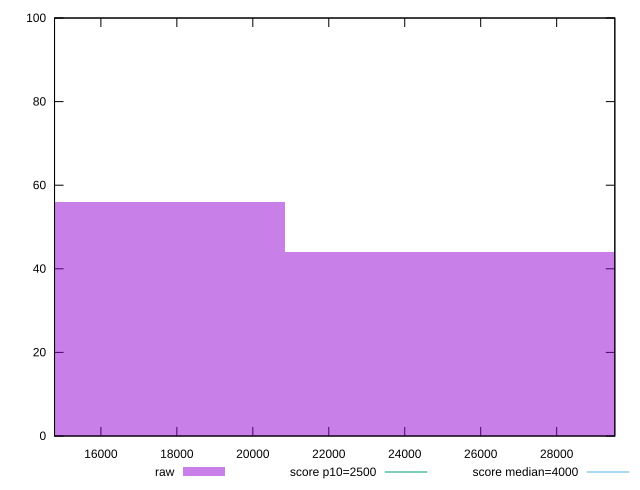

Write the gnuplot code that produced this figure.
reset

$raw <<EOF
13906.038154384598 56
27812.076308769196 44
EOF

set key outside below
set boxwidth 13906.038154384598
set xrange [14779.420749999997:29531.422649999986]
set yrange [0:100]
set trange [0:100]
set style fill transparent solid 0.5 noborder

set parametric
set terminal svg size 640, 490 enhanced background rgb 'white'
set output "report_00008_2021-01-22T20:58:29.167/largest-contentful-paint/samples/pages+cached+nointeractive/raw/histogram.svg"

plot $raw title "raw" with boxes, \
     2500,t title "score p10=2500", \
     4000,t title "score median=4000"

reset
